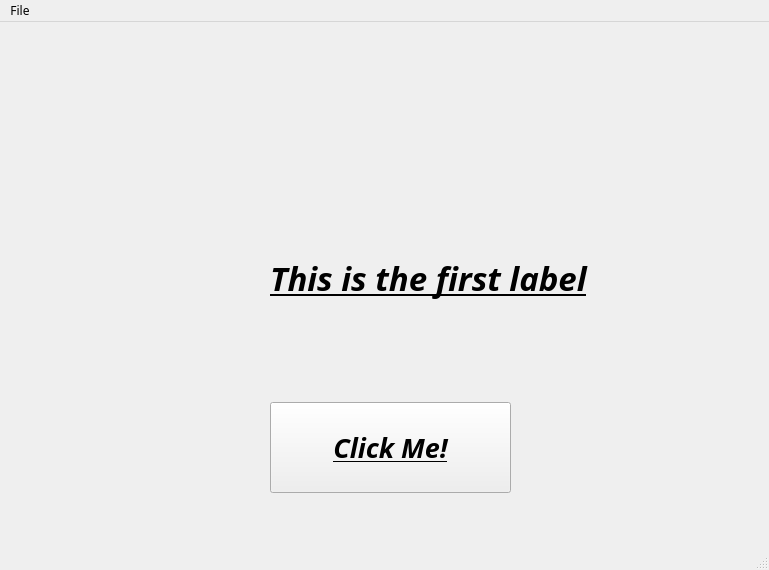
<?xml version="1.0" encoding="UTF-8"?>
<ui version="4.0">
 <class>MainWindow</class>
 <widget class="QMainWindow" name="MainWindow">
  <property name="geometry">
   <rect>
    <x>0</x>
    <y>0</y>
    <width>769</width>
    <height>570</height>
   </rect>
  </property>
  <property name="font">
   <font>
    <family>Segoe UI Variable Small</family>
   </font>
  </property>
  <property name="windowTitle">
   <string>MainWindow</string>
  </property>
  <widget class="QWidget" name="centralwidget">
   <widget class="QPushButton" name="btn1">
    <property name="geometry">
     <rect>
      <x>270</x>
      <y>380</y>
      <width>241</width>
      <height>91</height>
     </rect>
    </property>
    <property name="font">
     <font>
      <family>Segoe UI Variable Small</family>
      <pointsize>20</pointsize>
      <italic>true</italic>
      <bold>true</bold>
      <underline>true</underline>
     </font>
    </property>
    <property name="text">
     <string>Click Me!</string>
    </property>
   </widget>
   <widget class="QLabel" name="label1">
    <property name="geometry">
     <rect>
      <x>270</x>
      <y>210</y>
      <width>351</width>
      <height>91</height>
     </rect>
    </property>
    <property name="font">
     <font>
      <family>Segoe UI Variable Small</family>
      <pointsize>25</pointsize>
      <italic>true</italic>
      <bold>true</bold>
      <underline>true</underline>
      <strikeout>false</strikeout>
     </font>
    </property>
    <property name="text">
     <string>This is the first label</string>
    </property>
   </widget>
  </widget>
  <widget class="QMenuBar" name="menubar">
   <property name="geometry">
    <rect>
     <x>0</x>
     <y>0</y>
     <width>769</width>
     <height>22</height>
    </rect>
   </property>
   <widget class="QMenu" name="menuFile">
    <property name="title">
     <string>File</string>
    </property>
    <addaction name="actionHOme"/>
    <addaction name="actionOpern"/>
    <addaction name="actionSave"/>
   </widget>
   <addaction name="menuFile"/>
  </widget>
  <widget class="QStatusBar" name="statusbar"/>
  <action name="actionHOme">
   <property name="text">
    <string>HOme</string>
   </property>
  </action>
  <action name="actionOpern">
   <property name="text">
    <string>Opern</string>
   </property>
  </action>
  <action name="actionSave">
   <property name="text">
    <string>Save</string>
   </property>
  </action>
 </widget>
 <resources/>
 <connections/>
</ui>
